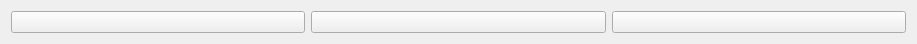
  <widget class="QWidget" name="layoutWidget">
   <property name="geometry">
    <rect>
     <x>13</x>
     <y>451</y>
     <width>917</width>
     <height>44</height>
    </rect>
   </property>
   <layout class="QVBoxLayout" name="verticalLayout_13">
    <item>
     <layout class="QHBoxLayout" name="horizontalLayout_15">
      <item>
       <widget class="QPushButton" name="pushButton_2">
        <property name="text">
         <string/>
        </property>
        <property name="icon">
         <iconset resource="MainResources.qrc">
          <normaloff>:/Icons/MainResources/Ampeross-Qetto-2-Check.ico</normaloff>:/Icons/MainResources/Ampeross-Qetto-2-Check.ico</iconset>
        </property>
        <property name="iconSize">
         <size>
          <width>32</width>
          <height>32</height>
         </size>
        </property>
       </widget>
      </item>
      <item>
       <widget class="QPushButton" name="pushButton_6">
        <property name="text">
         <string/>
        </property>
        <property name="icon">
         <iconset resource="MainResources.qrc">
          <normaloff>:/Icons/MainResources/Button-Refresh-icon.png</normaloff>:/Icons/MainResources/Button-Refresh-icon.png</iconset>
        </property>
        <property name="iconSize">
         <size>
          <width>32</width>
          <height>32</height>
         </size>
        </property>
       </widget>
      </item>
      <item>
       <widget class="QPushButton" name="pushButton_3">
        <property name="text">
         <string/>
        </property>
        <property name="icon">
         <iconset resource="MainResources.qrc">
          <normaloff>:/Icons/MainResources/Ampeross-Qetto-2-No.ico</normaloff>:/Icons/MainResources/Ampeross-Qetto-2-No.ico</iconset>
        </property>
        <property name="iconSize">
         <size>
          <width>32</width>
          <height>32</height>
         </size>
        </property>
       </widget>
      </item>
     </layout>
    </item>
   </layout>
  </widget>
